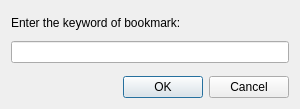
<?xml version="1.0" encoding="UTF-8"?>
<ui version="4.0">
 <class>Otter::OpenBookmarkDialog</class>
 <widget class="QDialog" name="Otter::OpenBookmarkDialog">
  <property name="geometry">
   <rect>
    <x>0</x>
    <y>0</y>
    <width>300</width>
    <height>109</height>
   </rect>
  </property>
  <property name="windowTitle">
   <string>Go to Bookmark</string>
  </property>
  <layout class="QVBoxLayout" name="verticalLayout">
   <item>
    <widget class="QLabel" name="label">
     <property name="text">
      <string>Enter the keyword of bookmark:</string>
     </property>
     <property name="buddy">
      <cstring>lineEditWidget</cstring>
     </property>
    </widget>
   </item>
   <item>
    <widget class="Otter::LineEditWidget" name="lineEditWidget"/>
   </item>
   <item>
    <spacer name="verticalSpacer">
     <property name="orientation">
      <enum>Qt::Vertical</enum>
     </property>
    </spacer>
   </item>
   <item>
    <widget class="QDialogButtonBox" name="buttonBox">
     <property name="orientation">
      <enum>Qt::Horizontal</enum>
     </property>
     <property name="standardButtons">
      <set>QDialogButtonBox::Cancel|QDialogButtonBox::Ok</set>
     </property>
    </widget>
   </item>
  </layout>
 </widget>
 <customwidgets>
  <customwidget>
   <class>Otter::LineEditWidget</class>
   <extends>QLineEdit</extends>
   <header>src/ui/LineEditWidget.h</header>
  </customwidget>
 </customwidgets>
 <resources/>
 <connections>
  <connection>
   <sender>buttonBox</sender>
   <signal>accepted()</signal>
   <receiver>Otter::OpenBookmarkDialog</receiver>
   <slot>accept()</slot>
   <hints>
    <hint type="sourcelabel">
     <x>248</x>
     <y>254</y>
    </hint>
    <hint type="destinationlabel">
     <x>157</x>
     <y>274</y>
    </hint>
   </hints>
  </connection>
  <connection>
   <sender>buttonBox</sender>
   <signal>rejected()</signal>
   <receiver>Otter::OpenBookmarkDialog</receiver>
   <slot>reject()</slot>
   <hints>
    <hint type="sourcelabel">
     <x>316</x>
     <y>260</y>
    </hint>
    <hint type="destinationlabel">
     <x>286</x>
     <y>274</y>
    </hint>
   </hints>
  </connection>
 </connections>
</ui>
